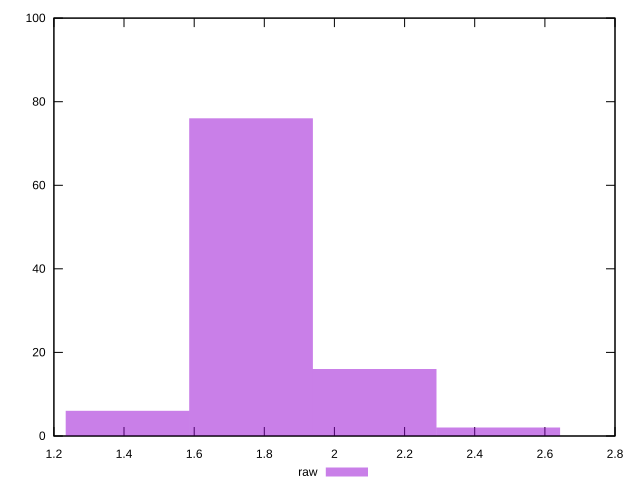

Write gnuplot code to recreate this figure.
reset
set terminal svg size 640, 490 enhanced background rgb 'white'
set output "reprap/server-response-time/samples/pages+cached+noexternal+nocss/raw/histogram.svg"

$raw <<EOF
1.762154316459361 76
2.114585179751233 16
2.467016043043105 2
1.4097234531674887 6
EOF

set key outside below
set boxwidth 0.3524308632918722
set yrange [0:100]
set style fill transparent solid 0.5 noborder

plot \
  $raw title "raw" with boxes, \


reset
